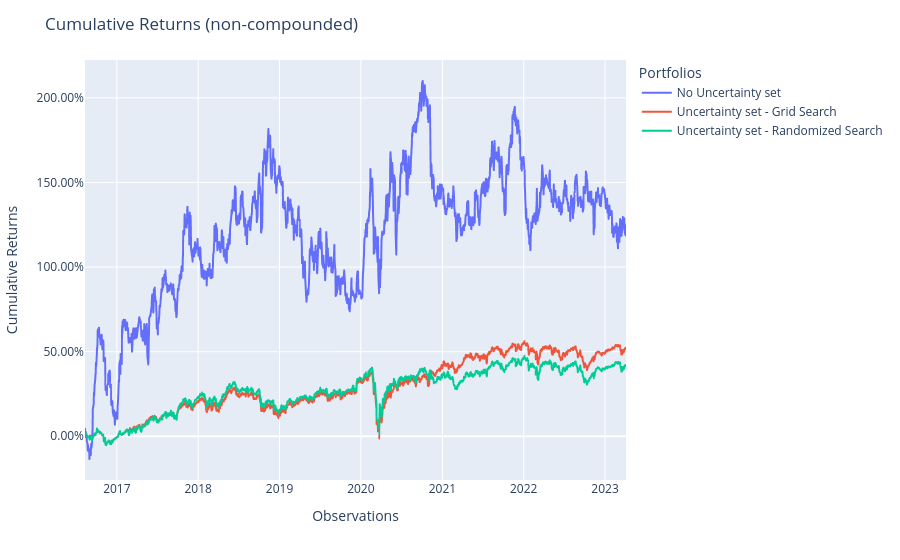

The code cell stored with this chart in its notebook:
### Code cell
pred_no_uncertainty = cross_val_predict(model_no_uncertainty, X_test, cv=cv)
pred_no_uncertainty.name = "No Uncertainty set"

pred_uncertainty = cross_val_predict(best_model, X_test, cv=cv, n_jobs=-1)
pred_uncertainty.name = "Uncertainty set - Grid Search"

pred_uncertainty_rs = cross_val_predict(best_model_rs, X_test, cv=cv, n_jobs=-1)
pred_uncertainty_rs.name = "Uncertainty set - Randomized Search"

population = Population([pred_no_uncertainty, pred_uncertainty, pred_uncertainty_rs])
population.plot_cumulative_returns()

### Figure 1 — Plotly figure (JSON) as saved in the notebook; plotly's stock layout.template omitted (floating-point values rounded to 4 significant figures; data arrays with more than 128 entries replaced by an {"elided": "..."} marker saying what was removed)
{"data": [{"hovertemplate": "variable=No Uncertainty set<br>index=%{x}<br>value=%{y}<extra></extra>", "legendgroup": "No Uncertainty set", "line": {"color": "#636efa", "dash": "solid"}, "marker": {"symbol": "circle"}, "mode": "lines", "name": "No Uncertainty set", "showlegend": true, "type": "scattergl", "x": {"elided": "1680 str values"}, "xaxis": "x", "y": {"elided": "1680 float values"}, "yaxis": "y"}, {"hovertemplate": "variable=Uncertainty set - Grid Search<br>index=%{x}<br>value=%{y}<extra></extra>", "legendgroup": "Uncertainty set - Grid Search", "line": {"color": "#EF553B", "dash": "solid"}, "marker": {"symbol": "circle"}, "mode": "lines", "name": "Uncertainty set - Grid Search", "showlegend": true, "type": "scattergl", "x": {"elided": "1680 str values"}, "xaxis": "x", "y": {"elided": "1680 float values"}, "yaxis": "y"}, {"hovertemplate": "variable=Uncertainty set - Randomized Search<br>index=%{x}<br>value=%{y}<extra></extra>", "legendgroup": "Uncertainty set - Randomized Search", "line": {"color": "#00cc96", "dash": "solid"}, "marker": {"symbol": "circle"}, "mode": "lines", "name": "Uncertainty set - Randomized Search", "showlegend": true, "type": "scattergl", "x": {"elided": "1680 str values"}, "xaxis": "x", "y": {"elided": "1680 float values"}, "yaxis": "y"}], "layout": {"legend": {"title": {"text": "Portfolios"}, "tracegroupgap": 0}, "margin": {"t": 60}, "title": {"text": "Cumulative Returns (non-compounded)"}, "xaxis": {"anchor": "y", "domain": [0, 1], "title": {"text": "Observations"}}, "yaxis": {"anchor": "x", "domain": [0, 1], "tickformat": ".2%", "title": {"text": "Cumulative Returns"}}}}
